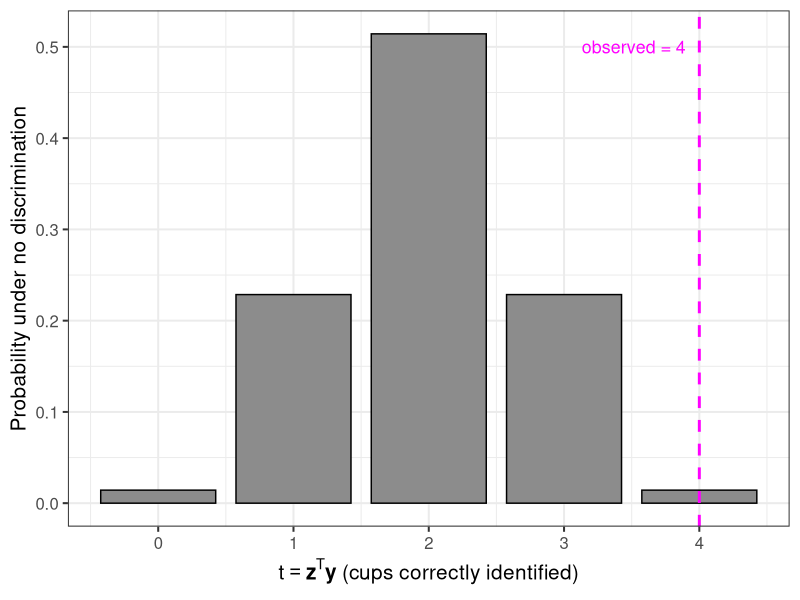
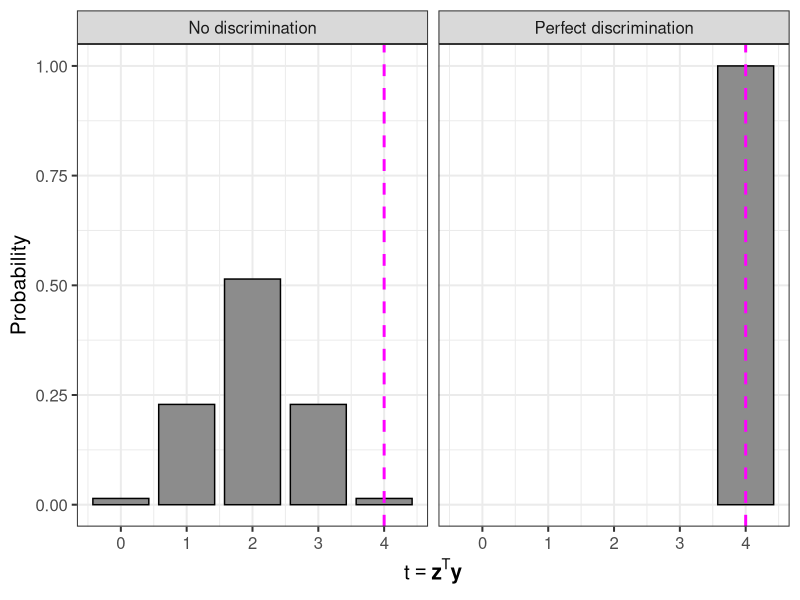

Here is the R script that generated these plots, in order:
###############################################################################
## Fisher's "Lady Tasting Tea": randomization calculation and figures
##
## What this script does:
##   - computes the randomization distribution of Fisher's tea-tasting
##     experiment under the null hypothesis of no discrimination, and
##   - saves two figures into an "figures/" folder.
##
## How to run it:
##   Put this file in its own folder, create an "figures/" subfolder next to it,
##   then from that folder run, open file in RStudio and run it top to bottom.
##
## A note on style: argument names are written out (e.g. combn(x = 1:8, m = 4))
## whenever the name either teaches what an argument does or guards against
## silently swapping two arguments ("transposing" them, e.g. mixing up x and m).
## Names are dropped for an obvious single input, an operator, or a "..." item.
###############################################################################

## This script uses the ggplot2 package for its figures. If you do not already
## have it installed, run the next line once (delete the leading "#"), then put
## the "#" back so it does not re-install every time you run the script:
# install.packages("ggplot2")
library(ggplot2)

## ===========================================================================
## 1. The observed experiment  (this is the code chunk shown on the slide)
## ===========================================================================

# Observed assignment: 1 = milk-first, 0 = tea-first
z_obs <- c(1, 1, 1, 1, 0, 0, 0, 0)
# Taster's labels:     1 = says "milk-first", 0 = says "tea-first"
y_obs <- c(1, 1, 1, 1, 0, 0, 0, 0)

# Test statistic t = z^T y: number of milk-first cups (z = 1) that the
# taster also labels milk-first (y = 1)
t_obs <- sum(z_obs * y_obs)              # = 4 (all four correct)

## ===========================================================================
## 2. Two ways to list assignments
## ===========================================================================

# (a) ALL 2^8 = 256 assignments: each cup independently milk- or tea-first.
#     This is the Bernoulli assignment space (NOT Fisher's design).
all_256 <- expand.grid(rep(x = list(0:1), times = 8))
nrow(all_256)                            # = 256

# (b) Fisher's design: exactly 4 of the 8 cups are milk-first.
#     choose(8, 4) = 70 possible assignments; the other 4 are tea-first.
milk_first_sets <- combn(x = 1:8, m = 4)   # columns = the 70 choices
all_z <- apply(X = milk_first_sets, MARGIN = 2, FUN = function(cups) {
  z <- rep(x = 0, times = 8)             # start all tea-first
  z[cups] <- 1                           # set chosen cups milk-first
  z
})
ncol(all_z)                              # = 70

## ===========================================================================
## 3. Randomization distribution under NO DISCRIMINATION
## ===========================================================================

# Under no discrimination the labels y_obs are FIXED; only z varies.
# Recompute t = z^T y for each of the 70 assignments.
all_t <- apply(X = all_z, MARGIN = 2, FUN = function(z) sum(z * y_obs))

# Chance, under no discrimination, of a score as high as observed = 1/70
mean(all_t >= t_obs)                     # = 0.01428571

## ===========================================================================
## 4. Figure 1: the no-discrimination randomization distribution
##    (used on the "Is the observed result surprising?" slide)
## ===========================================================================

# Turn the 70 values of t into a probability for each possible value
null_df        <- as.data.frame(table(all_t) / length(all_t))
names(null_df) <- c("t", "prob")
null_df$t      <- as.integer(as.character(null_df$t))
null_df$prob   <- as.numeric(null_df$prob)

fig_null <- ggplot(data = null_df, mapping = aes(x = t, y = prob)) +
  geom_col(fill = "grey55", colour = "black", width = 0.85) +
  geom_vline(xintercept = t_obs, linetype = "dashed",
             colour = "magenta", linewidth = 1) +
  annotate(geom = "text", x = t_obs - 0.1, y = 0.5, label = "observed = 4",
           colour = "magenta", hjust = 1, size = 4.5) +
  scale_x_continuous(breaks = 0:4) +
  labs(x = expression(t == bold(z)^T * bold(y) ~ "(cups correctly identified)"),
       y = "Probability under no discrimination") +
  theme_bw(base_size = 15)

ggsave(filename = "figures/fisher_null_dist.png", plot = fig_null,
       width = 8, height = 4, units = "in", dpi = 300)

## ===========================================================================
## 5. Figure 2: same design, two models (no vs perfect discrimination)
##    (used on the "Same design, two models" slide)
## ===========================================================================

# Under PERFECT discrimination the taster is always right: her labels track z,
# so t = z^T z = 4 for every assignment.
all_t_perfect <- apply(X = all_z, MARGIN = 2, FUN = function(z) sum(z * z))

perfect_df        <- as.data.frame(table(all_t_perfect) / length(all_t_perfect))
names(perfect_df) <- c("t", "prob")
perfect_df$t      <- as.integer(as.character(perfect_df$t))
perfect_df$prob   <- as.numeric(perfect_df$prob)

# Stack the two distributions, label each by its model, and plot side by side
two_models_df <- rbind(
  data.frame(null_df,    model = "No discrimination"),
  data.frame(perfect_df, model = "Perfect discrimination")
)

fig_two <- ggplot(data = two_models_df, mapping = aes(x = t, y = prob)) +
  geom_col(fill = "grey55", colour = "black", width = 0.85) +
  geom_vline(xintercept = t_obs, linetype = "dashed",
             colour = "magenta", linewidth = 1) +
  facet_wrap(facets = ~ model) +
  scale_x_continuous(breaks = 0:4) +
  scale_y_continuous(limits = c(0, 1)) +
  labs(x = expression(t == bold(z)^T * bold(y)), y = "Probability") +
  theme_bw(base_size = 15)

ggsave(filename = "figures/fisher_two_models.png", plot = fig_two,
       width = 8, height = 3.6, units = "in", dpi = 300)
